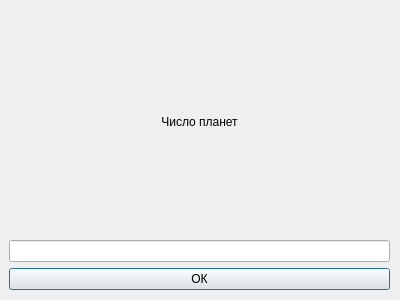
<?xml version="1.0" encoding="UTF-8"?>
<ui version="4.0">
 <class>Dialog</class>
 <widget class="QDialog" name="Dialog">
  <property name="geometry">
   <rect>
    <x>0</x>
    <y>0</y>
    <width>400</width>
    <height>300</height>
   </rect>
  </property>
  <property name="windowTitle">
   <string>Новая система</string>
  </property>
  <widget class="QWidget" name="verticalLayoutWidget">
   <property name="geometry">
    <rect>
     <x>9</x>
     <y>9</y>
     <width>381</width>
     <height>281</height>
    </rect>
   </property>
   <layout class="QVBoxLayout" name="verticalLayout">
    <item>
     <widget class="QLabel" name="label">
      <property name="text">
       <string>Число планет</string>
      </property>
      <property name="alignment">
       <set>Qt::AlignCenter</set>
      </property>
     </widget>
    </item>
    <item>
     <widget class="QLineEdit" name="lineEdit"/>
    </item>
    <item>
     <widget class="QPushButton" name="pushButton">
      <property name="text">
       <string>ОК</string>
      </property>
     </widget>
    </item>
   </layout>
  </widget>
 </widget>
 <resources/>
 <connections/>
</ui>
